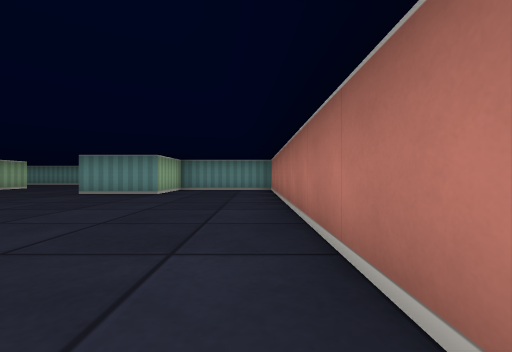
view 1 (above)

23 first-person views from a walk through a cub3D maze. The camera is about half as high as the walls, looks level and sees 90° across. The floor is counted in squares. Each view is taken from the middle of a square. On the plan, view 1 faces up. The plan holds only what a view shows up to about 9 squares ahead; the rest is blank.

view 2
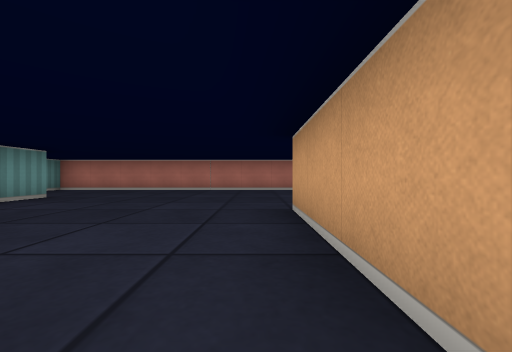

view 3
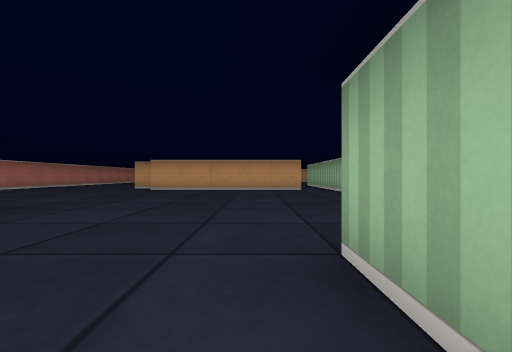

view 4
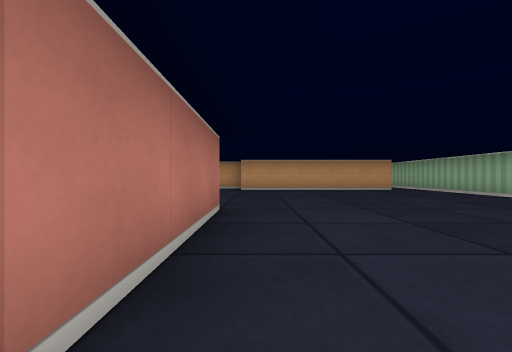

view 5
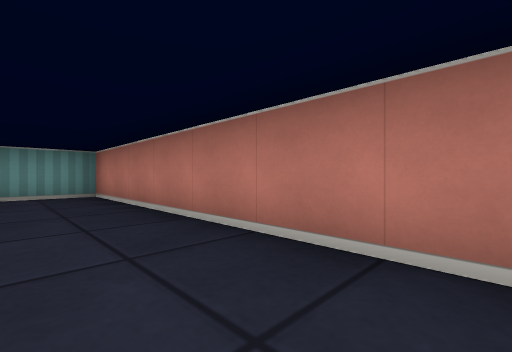

view 6
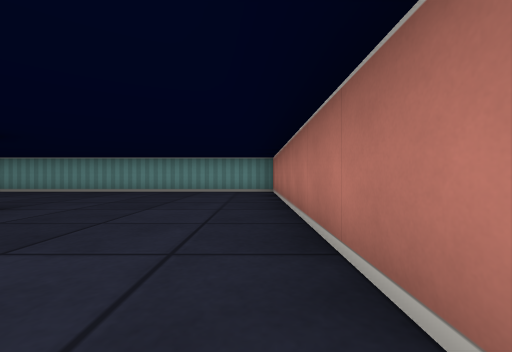

view 7
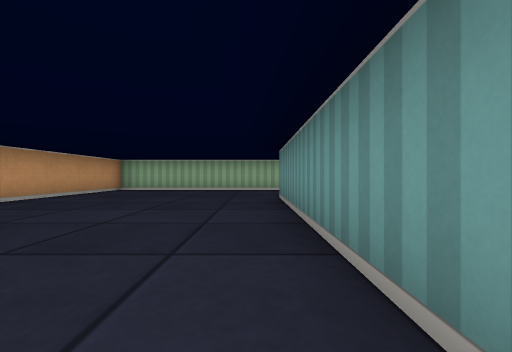

view 8
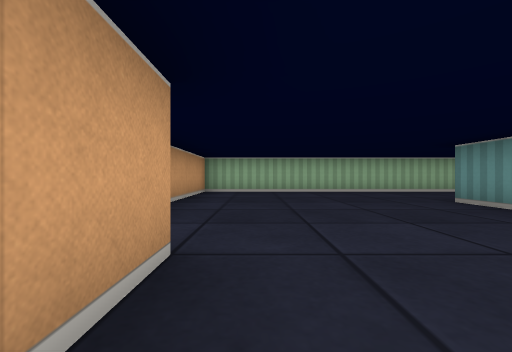

view 9
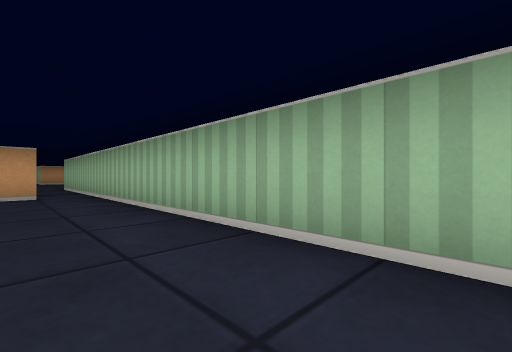

view 10
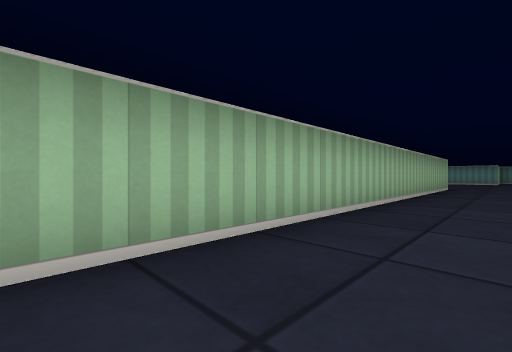

view 11
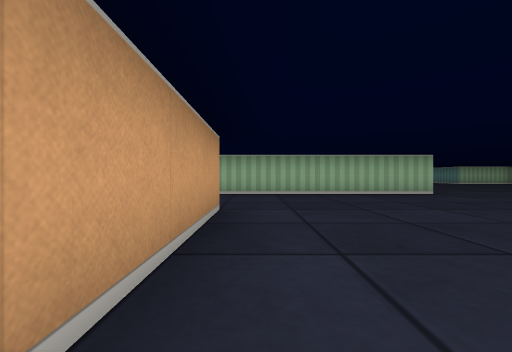

view 12
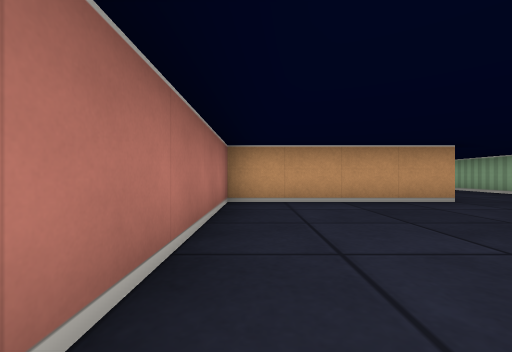

view 13
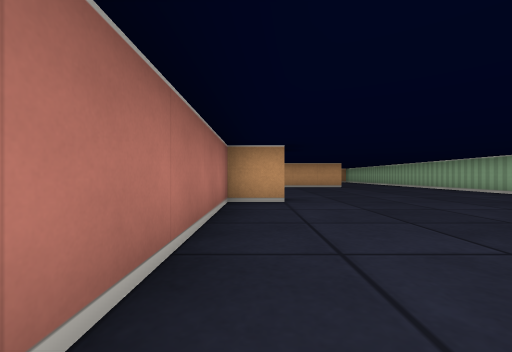

view 14
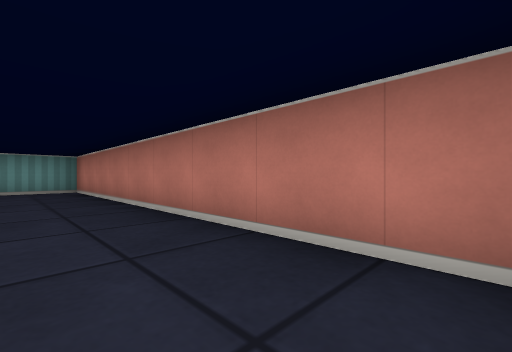

view 15
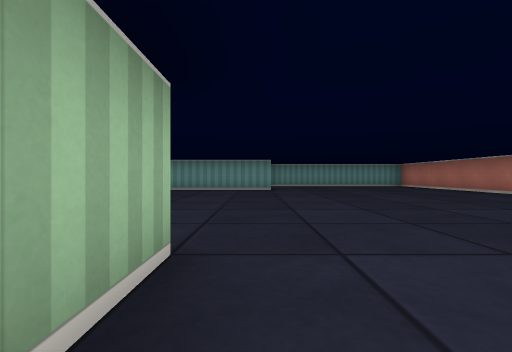

view 16
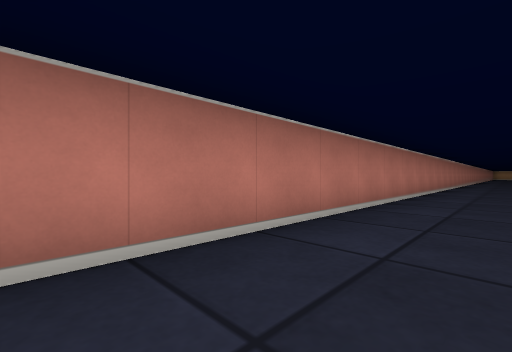

view 17
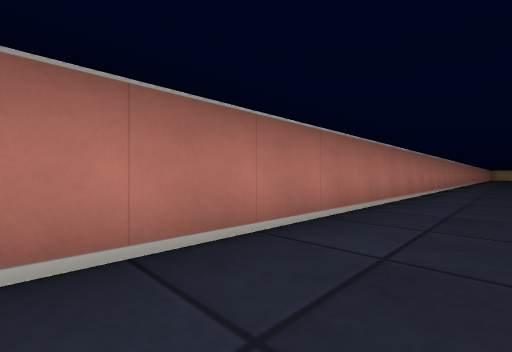

view 18
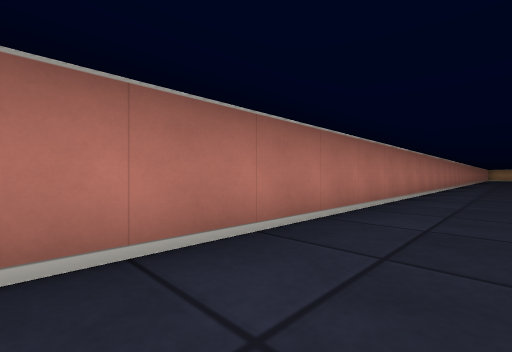

view 19
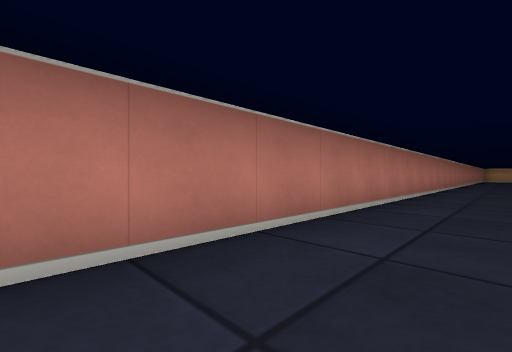

view 20
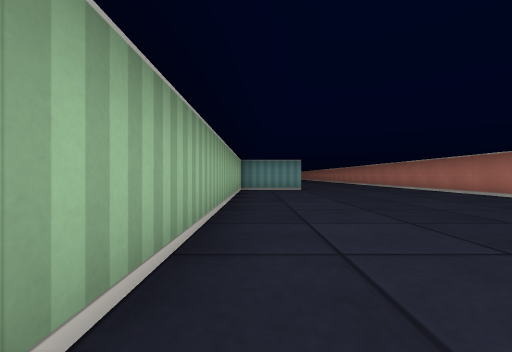

view 21
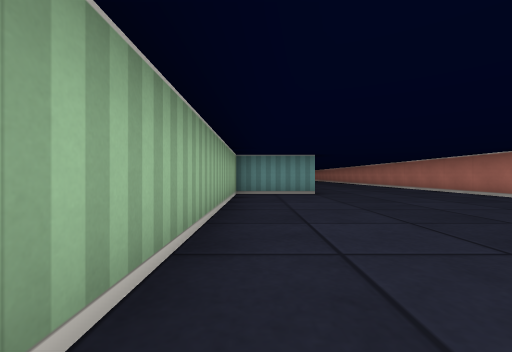

view 22
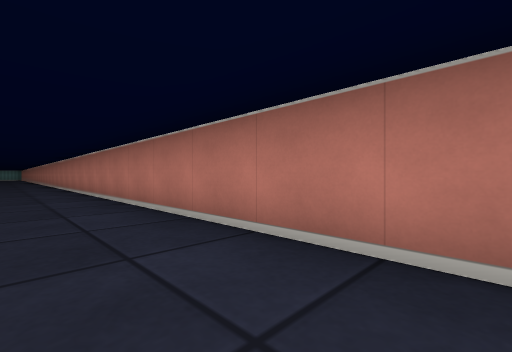

view 23
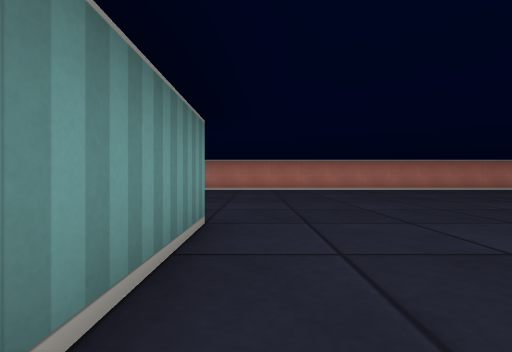

### Floor plan
Points are (right, up) in squares from view 1. A wall is a line through its corners. A room is listed if a view was taken in it or the views show most of it. See-through windows are left out.
Room 1 (views 1, 2, 3, 4, 5, 6, 7, 8, 9, 10, 16, 17, 18, 19, 20, 21, 22, 23)
walls: (-3.4, -14.5) (-5.5, -14.5) (-5.5, -22.5) (-7.5, -22.5); (-9.6, 1.5) (-4.5, 1.5); (-10.5, 8) (-10.5, 1.5); (0.5, -31.5) (0.5, 8.5) (-2.5, 8.5) (-2.5, 6.5) (-4.5, 6.5) (-4.5, 13.5) (-12.5, 13.5); (-9.5, 9.5) (-8.5, 9.5) (-8.5, 8.5); (-15.5, 17.4) (-15.5, 8.5) (-11.5, 8.5)
ways out: opening at (-14, 17.7) to room 2; opening at (-10, 1)
Room 2 (views 11, 12, 13, 14, 15)
walls: (-15.5, 21.6) (-15.5, 17.4); (-14.5, 28.5) (-17.9, 28.5); (-12.5, 16.5) (-8.5, 16.5) (-8.5, 20.5); (-9.6, 22.5) (-8.5, 22.5) (-8.5, 31.5) (-10, 31.5)
ways out: opening at (-14, 17.7) to room 1

Positions as (right, up) in squares from view 1, and headings:
1: (0, 0), facing up
2: (-8, 2), facing right
3: (-8, 10), facing down
4: (-5, 10), facing down
5: (-6, 7), facing up-right
6: (-5, 6), facing up
7: (-7, 13), facing left
8: (-8, 10), facing left
9: (-9, 8), facing down-left
10: (-14, 11), facing up-left
11: (-9, 17), facing left
12: (-9, 21), facing down
13: (-9, 27), facing down
14: (-10, 23), facing up-right
15: (-15, 20), facing up
16: (-1, 3), facing down-right
17: (-1, -1), facing down-right
18: (-1, -6), facing down-right
19: (-1, -11), facing down-right
20: (-5, -23), facing up
21: (-5, -21), facing up
22: (-1, -26), facing up-right
23: (-8, -23), facing right
